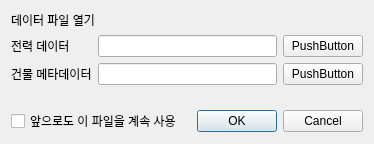
<?xml version="1.0" encoding="UTF-8"?>
<ui version="4.0">
 <class>Dialog</class>
 <widget class="QDialog" name="Dialog">
  <property name="windowModality">
   <enum>Qt::ApplicationModal</enum>
  </property>
  <property name="geometry">
   <rect>
    <x>0</x>
    <y>0</y>
    <width>374</width>
    <height>144</height>
   </rect>
  </property>
  <property name="sizePolicy">
   <sizepolicy hsizetype="Fixed" vsizetype="Fixed">
    <horstretch>0</horstretch>
    <verstretch>0</verstretch>
   </sizepolicy>
  </property>
  <property name="minimumSize">
   <size>
    <width>374</width>
    <height>144</height>
   </size>
  </property>
  <property name="maximumSize">
   <size>
    <width>374</width>
    <height>144</height>
   </size>
  </property>
  <property name="windowTitle">
   <string>Dialog</string>
  </property>
  <layout class="QVBoxLayout" name="verticalLayout">
   <item>
    <widget class="QLabel" name="label">
     <property name="sizePolicy">
      <sizepolicy hsizetype="Maximum" vsizetype="Maximum">
       <horstretch>0</horstretch>
       <verstretch>0</verstretch>
      </sizepolicy>
     </property>
     <property name="text">
      <string>데이터 파일 열기</string>
     </property>
    </widget>
   </item>
   <item>
    <layout class="QGridLayout" name="gridLayout">
     <item row="1" column="1">
      <widget class="QLineEdit" name="lineEdit_2"/>
     </item>
     <item row="0" column="1">
      <widget class="QLineEdit" name="lineEdit"/>
     </item>
     <item row="0" column="0">
      <widget class="QLabel" name="label_2">
       <property name="text">
        <string>전력 데이터</string>
       </property>
      </widget>
     </item>
     <item row="1" column="0">
      <widget class="QLabel" name="label_3">
       <property name="text">
        <string>건물 메타데이터</string>
       </property>
      </widget>
     </item>
     <item row="0" column="2">
      <widget class="QPushButton" name="pushButton">
       <property name="text">
        <string>PushButton</string>
       </property>
      </widget>
     </item>
     <item row="1" column="2">
      <widget class="QPushButton" name="pushButton_2">
       <property name="text">
        <string>PushButton</string>
       </property>
      </widget>
     </item>
    </layout>
   </item>
   <item>
    <spacer name="verticalSpacer">
     <property name="orientation">
      <enum>Qt::Vertical</enum>
     </property>
     <property name="sizeHint" stdset="0">
      <size>
       <width>20</width>
       <height>40</height>
      </size>
     </property>
    </spacer>
   </item>
   <item>
    <layout class="QHBoxLayout" name="horizontalLayout">
     <item>
      <widget class="QCheckBox" name="checkBox">
       <property name="sizePolicy">
        <sizepolicy hsizetype="Minimum" vsizetype="Maximum">
         <horstretch>0</horstretch>
         <verstretch>0</verstretch>
        </sizepolicy>
       </property>
       <property name="text">
        <string>앞으로도 이 파일을 계속 사용</string>
       </property>
      </widget>
     </item>
     <item>
      <widget class="QDialogButtonBox" name="buttonBox">
       <property name="sizePolicy">
        <sizepolicy hsizetype="Expanding" vsizetype="Maximum">
         <horstretch>0</horstretch>
         <verstretch>0</verstretch>
        </sizepolicy>
       </property>
       <property name="orientation">
        <enum>Qt::Horizontal</enum>
       </property>
       <property name="standardButtons">
        <set>QDialogButtonBox::Cancel|QDialogButtonBox::Ok</set>
       </property>
      </widget>
     </item>
    </layout>
   </item>
  </layout>
 </widget>
 <resources/>
 <connections>
  <connection>
   <sender>buttonBox</sender>
   <signal>accepted()</signal>
   <receiver>Dialog</receiver>
   <slot>accept()</slot>
   <hints>
    <hint type="sourcelabel">
     <x>248</x>
     <y>254</y>
    </hint>
    <hint type="destinationlabel">
     <x>157</x>
     <y>274</y>
    </hint>
   </hints>
  </connection>
  <connection>
   <sender>buttonBox</sender>
   <signal>rejected()</signal>
   <receiver>Dialog</receiver>
   <slot>reject()</slot>
   <hints>
    <hint type="sourcelabel">
     <x>316</x>
     <y>260</y>
    </hint>
    <hint type="destinationlabel">
     <x>286</x>
     <y>274</y>
    </hint>
   </hints>
  </connection>
 </connections>
</ui>
